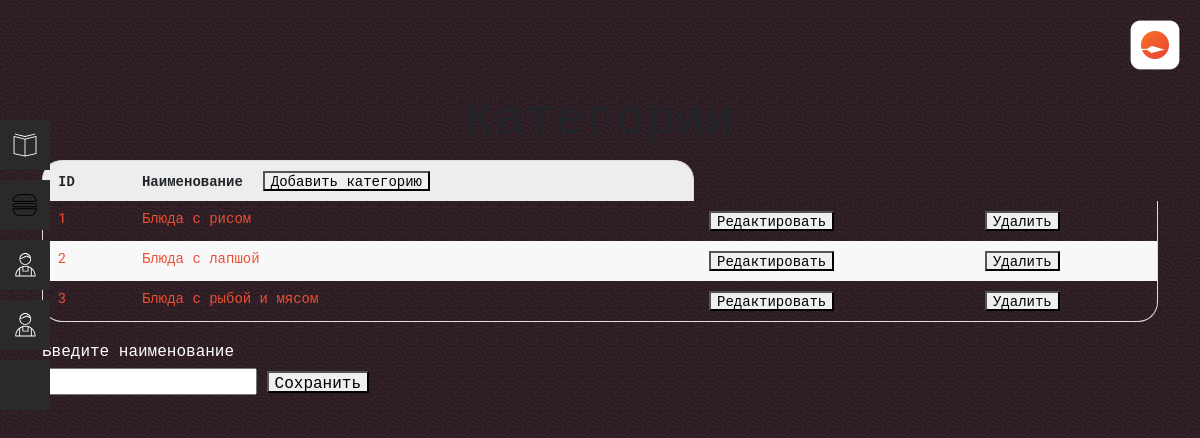
The app's page /admin/edit_categ.php (signed in) with its own data.
### tables this page shows
CREATE TABLE `categories` (
  `id_categ` int NOT NULL,
  `name_categ` varchar(150) NOT NULL
);

### admin/edit_categ.php (the view, shortened to what this page needs)
<div class="menu_adm">
    <?php
        include("header.php");
        include("../connect.php");
        $categ_query = "select * from categories";
        $categ_result = mysqli_query($con, $categ_query);
    ?>
    <div class="container">
        <h1>Категории</h1>
        <table class="table">
            <thead>
           <tr>
               <th>ID</th>
               <th>Наименование<a href="add_categ.php" style="margin-left: 20px;"><button>Добавить категорию</button></a></th>
           </tr>
           </thead>
           <tbody>
           <?php while($categ = mysqli_fetch_array($categ_result)){
                ?>
           <tr>
               <td><?=$categ['id_categ'];?></td>
               <td><?=$categ['name_categ'];?></td>
               <td><a href="?edit=<?=$categ['id_categ'];?>"><button>Редактировать</button></a></td>
               <td><a href="?del=<?=$categ['id_categ'];?>"><button>Удалить</button></a></td>
           </tr>
            <?php
            }
            ?>
             </tbody>
        </table>
        <form action="" method="POST">
            <p style="margin: 10px 0px">Введите наименование</p>
            <input type="text" value="<?=$categ_inf_res['name_categ'];?>" name ="name_categ">
            <button>Сохранить</button>
        </form>
    </div>
</div>

### style.css (style rules this page uses)
html, body, div, span, applet, object, iframe, h1, h2, h3, h4, h5, h6, p, blockquote, pre, a, abbr, acronym, address, big, cite, code, del, dfn, em, img, ins, kbd, q, s, samp, small, strike, strong, sub, sup, tt, var, b, u, i, center, dl, dt, dd, ol, ul, li, fieldset, form, label, legend, table, caption, tbody, tfoot, thead, tr, th, td, article, aside, canvas, details, embed, figure, figcaption, footer, header, hgroup, menu, nav, output, ruby, section, summary, time, mark, audio, video { margin: 0; padding: 0; border: 0; font-size: 100%; font: inherit; vertical-align: baseline; }
html { height: 100%; }
body { height: 100%; line-height: 1; font-family: 'Roboto Mono', monospace; background: url('/img/BG.png'); }
table { border-collapse: collapse; border-spacing: 0; }
h1 { font-size: 50px; text-align: center; }
.menu_adm { background-size: cover; background-attachment: fixed; min-height: 100%; }
td { color: #ec4f33; }
p { color: white; }
.table { margin-top: 20px; width: 100%; border: none; margin-bottom: 20px; border-collapse: separate; }
.table thead th { font-weight: bold; text-align: left; border: none; padding: 10px 15px; background: #EDEDED; font-size: 14px; border-top: 1px solid #ddd; }
.table tr th:first-child, .table tr td:first-child { border-left: 1px solid #ddd; }
.table tr th:last-child, .table tr td:last-child { border-right: 1px solid #ddd; }
.table thead tr th:first-child { border-radius: 20px 0 0 0; }
.table thead tr th:last-child { border-radius: 0 20px 0 0; }
.table tbody td { text-align: left; border: none; padding: 10px 15px; font-size: 14px; vertical-align: top; }
.table tbody tr:nth-child(even) { background: #F8F8F8; }
.table tbody tr:last-child td { border-bottom: 1px solid #ddd; }
.table tbody tr:last-child td:first-child { border-radius: 0 0 0 20px; }
.table tbody tr:last-child td:last-child { border-radius: 0 0 20px 0; }

### records on screen
categories: id_categ "1", name_categ "Блюда с рисом"
categories: id_categ "2", name_categ "Блюда с лапшой"
categories: id_categ "3", name_categ "Блюда с рыбой и мясом"
